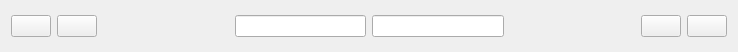
<?xml version="1.0" encoding="UTF-8"?>
<ui version="4.0">
 <class>NavigationWidget</class>
 <widget class="QWidget" name="NavigationWidget">
  <property name="geometry">
   <rect>
    <x>0</x>
    <y>0</y>
    <width>738</width>
    <height>52</height>
   </rect>
  </property>
  <property name="windowTitle">
   <string>Form</string>
  </property>
  <layout class="QHBoxLayout" name="horizontalLayout">
   <item>
    <widget class="QPushButton" name="pbFirst">
     <property name="text">
      <string/>
     </property>
     <property name="icon">
      <iconset>
       <normalon>:/icons/First-icon-24x24.png</normalon>
      </iconset>
     </property>
    </widget>
   </item>
   <item>
    <widget class="QPushButton" name="pbPrevious">
     <property name="text">
      <string/>
     </property>
     <property name="icon">
      <iconset>
       <normalon>:/icons/Previous-icon-24x24.png</normalon>
      </iconset>
     </property>
    </widget>
   </item>
   <item>
    <spacer name="horizontalSpacer">
     <property name="orientation">
      <enum>Qt::Horizontal</enum>
     </property>
     <property name="sizeHint" stdset="0">
      <size>
       <width>20</width>
       <height>20</height>
      </size>
     </property>
    </spacer>
   </item>
   <item>
    <widget class="QLineEdit" name="leCurrent">
     <property name="minimumSize">
      <size>
       <width>50</width>
       <height>0</height>
      </size>
     </property>
     <property name="alignment">
      <set>Qt::AlignRight|Qt::AlignTrailing|Qt::AlignVCenter</set>
     </property>
    </widget>
   </item>
   <item>
    <widget class="QLineEdit" name="leMaximum">
     <property name="minimumSize">
      <size>
       <width>50</width>
       <height>0</height>
      </size>
     </property>
     <property name="alignment">
      <set>Qt::AlignCenter</set>
     </property>
     <property name="readOnly">
      <bool>true</bool>
     </property>
    </widget>
   </item>
   <item>
    <spacer name="horizontalSpacer_2">
     <property name="orientation">
      <enum>Qt::Horizontal</enum>
     </property>
     <property name="sizeHint" stdset="0">
      <size>
       <width>20</width>
       <height>20</height>
      </size>
     </property>
    </spacer>
   </item>
   <item>
    <widget class="QPushButton" name="pbNext">
     <property name="text">
      <string/>
     </property>
     <property name="icon">
      <iconset>
       <normalon>:/icons/Next-2-2-icon-24x24.png</normalon>
      </iconset>
     </property>
    </widget>
   </item>
   <item>
    <widget class="QPushButton" name="pbLast">
     <property name="text">
      <string/>
     </property>
     <property name="icon">
      <iconset>
       <normalon>:/icons/Last-icon-24x24.png</normalon>
      </iconset>
     </property>
    </widget>
   </item>
  </layout>
 </widget>
 <resources/>
 <connections/>
</ui>
